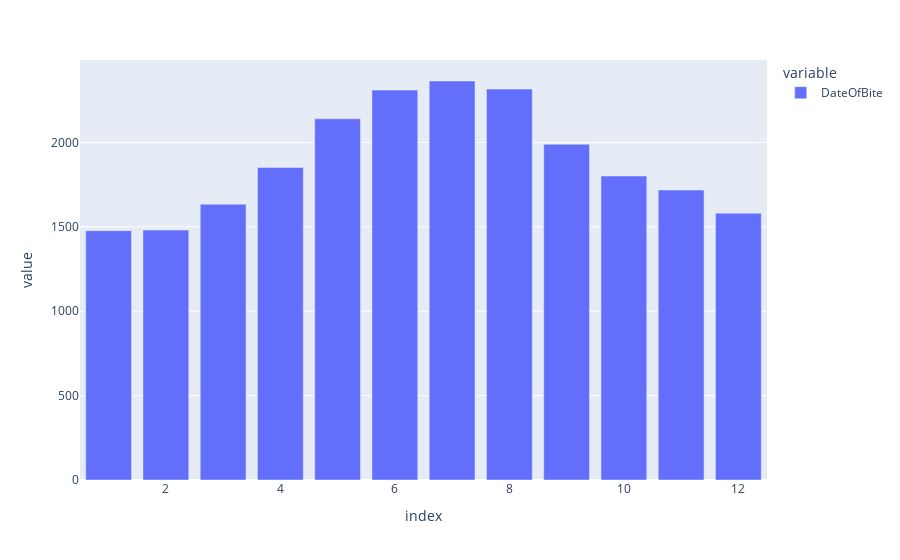

Notebook source saved alongside this figure:
### Code cell
fig = px.bar(df.DateOfBite.dt.month.value_counts())
fig.show()

### Figure 1 — Plotly figure (JSON) as saved in the notebook; plotly's stock layout.template omitted (floating-point values rounded to 4 significant figures)
{"data": [{"alignmentgroup": "True", "hovertemplate": "variable=DateOfBite<br>index=%{x}<br>value=%{y}<extra></extra>", "legendgroup": "DateOfBite", "marker": {"color": "#636efa", "pattern": {"shape": ""}}, "name": "DateOfBite", "offsetgroup": "DateOfBite", "orientation": "v", "showlegend": true, "textposition": "auto", "type": "bar", "x": [7, 8, 6, 5, 9, 4, 10, 11, 3, 12, 2, 1], "xaxis": "x", "y": [2364, 2316, 2310, 2140, 1989, 1852, 1801, 1718, 1634, 1581, 1481, 1477], "yaxis": "y"}], "layout": {"barmode": "relative", "legend": {"title": {"text": "variable"}, "tracegroupgap": 0}, "margin": {"t": 60}, "xaxis": {"anchor": "y", "domain": [0, 1], "title": {"text": "index"}}, "yaxis": {"anchor": "x", "domain": [0, 1], "title": {"text": "value"}}}}
